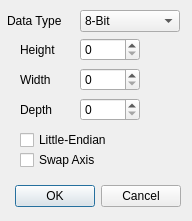
<?xml version="1.0" encoding="UTF-8"?>
<ui version="4.0">
 <class>dia_imp_raw</class>
 <widget class="QDialog" name="dia_imp_raw">
  <property name="enabled">
   <bool>true</bool>
  </property>
  <property name="geometry">
   <rect>
    <x>0</x>
    <y>0</y>
    <width>192</width>
    <height>221</height>
   </rect>
  </property>
  <property name="minimumSize">
   <size>
    <width>192</width>
    <height>221</height>
   </size>
  </property>
  <property name="maximumSize">
   <size>
    <width>192</width>
    <height>221</height>
   </size>
  </property>
  <property name="windowTitle">
   <string>Dialog</string>
  </property>
  <widget class="QDialogButtonBox" name="buttons">
   <property name="geometry">
    <rect>
     <x>-160</x>
     <y>180</y>
     <width>341</width>
     <height>32</height>
    </rect>
   </property>
   <property name="orientation">
    <enum>Qt::Horizontal</enum>
   </property>
   <property name="standardButtons">
    <set>QDialogButtonBox::Cancel|QDialogButtonBox::Ok</set>
   </property>
  </widget>
  <widget class="QSpinBox" name="box_x">
   <property name="geometry">
    <rect>
     <x>80</x>
     <y>38</y>
     <width>60</width>
     <height>23</height>
    </rect>
   </property>
   <property name="maximum">
    <number>100000</number>
   </property>
  </widget>
  <widget class="QSpinBox" name="box_y">
   <property name="geometry">
    <rect>
     <x>80</x>
     <y>68</y>
     <width>60</width>
     <height>23</height>
    </rect>
   </property>
   <property name="maximum">
    <number>100000</number>
   </property>
  </widget>
  <widget class="QSpinBox" name="box_z">
   <property name="geometry">
    <rect>
     <x>80</x>
     <y>98</y>
     <width>60</width>
     <height>23</height>
    </rect>
   </property>
   <property name="maximum">
    <number>100000</number>
   </property>
  </widget>
  <widget class="QCheckBox" name="box_le">
   <property name="geometry">
    <rect>
     <x>20</x>
     <y>130</y>
     <width>100</width>
     <height>20</height>
    </rect>
   </property>
   <property name="text">
    <string>Little-Endian</string>
   </property>
  </widget>
  <widget class="QCheckBox" name="box_sa">
   <property name="geometry">
    <rect>
     <x>20</x>
     <y>150</y>
     <width>85</width>
     <height>20</height>
    </rect>
   </property>
   <property name="text">
    <string>Swap Axis</string>
   </property>
  </widget>
  <widget class="QLabel" name="label">
   <property name="geometry">
    <rect>
     <x>20</x>
     <y>40</y>
     <width>59</width>
     <height>20</height>
    </rect>
   </property>
   <property name="text">
    <string>Height</string>
   </property>
  </widget>
  <widget class="QLabel" name="label_2">
   <property name="geometry">
    <rect>
     <x>20</x>
     <y>70</y>
     <width>59</width>
     <height>20</height>
    </rect>
   </property>
   <property name="text">
    <string>Width</string>
   </property>
  </widget>
  <widget class="QLabel" name="label_3">
   <property name="geometry">
    <rect>
     <x>20</x>
     <y>100</y>
     <width>59</width>
     <height>20</height>
    </rect>
   </property>
   <property name="text">
    <string>Depth</string>
   </property>
  </widget>
  <widget class="QComboBox" name="box_dt">
   <property name="geometry">
    <rect>
     <x>80</x>
     <y>10</y>
     <width>100</width>
     <height>22</height>
    </rect>
   </property>
   <item>
    <property name="text">
     <string>8-Bit</string>
    </property>
   </item>
   <item>
    <property name="text">
     <string>16-Bit signed</string>
    </property>
   </item>
   <item>
    <property name="text">
     <string>16-Bit unsigned</string>
    </property>
   </item>
   <item>
    <property name="text">
     <string>32-Bit signed</string>
    </property>
   </item>
   <item>
    <property name="text">
     <string>32-Bit unsigned</string>
    </property>
   </item>
   <item>
    <property name="text">
     <string>32-Bit Float</string>
    </property>
   </item>
   <item>
    <property name="text">
     <string>64-Bit Float</string>
    </property>
   </item>
  </widget>
  <widget class="QLabel" name="label_4">
   <property name="geometry">
    <rect>
     <x>7</x>
     <y>11</y>
     <width>70</width>
     <height>20</height>
    </rect>
   </property>
   <property name="text">
    <string>Data Type</string>
   </property>
  </widget>
 </widget>
 <resources/>
 <connections>
  <connection>
   <sender>buttons</sender>
   <signal>accepted()</signal>
   <receiver>dia_imp_raw</receiver>
   <slot>accept()</slot>
   <hints>
    <hint type="sourcelabel">
     <x>248</x>
     <y>254</y>
    </hint>
    <hint type="destinationlabel">
     <x>157</x>
     <y>274</y>
    </hint>
   </hints>
  </connection>
  <connection>
   <sender>buttons</sender>
   <signal>rejected()</signal>
   <receiver>dia_imp_raw</receiver>
   <slot>reject()</slot>
   <hints>
    <hint type="sourcelabel">
     <x>316</x>
     <y>260</y>
    </hint>
    <hint type="destinationlabel">
     <x>286</x>
     <y>274</y>
    </hint>
   </hints>
  </connection>
 </connections>
</ui>
